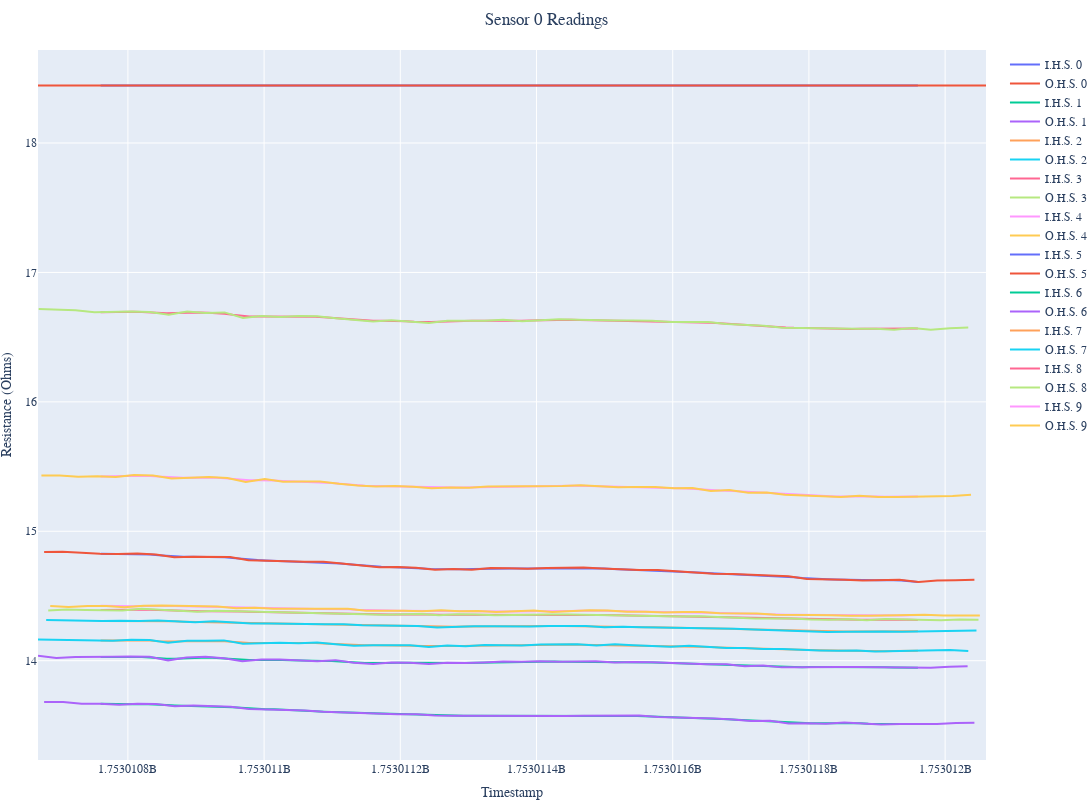
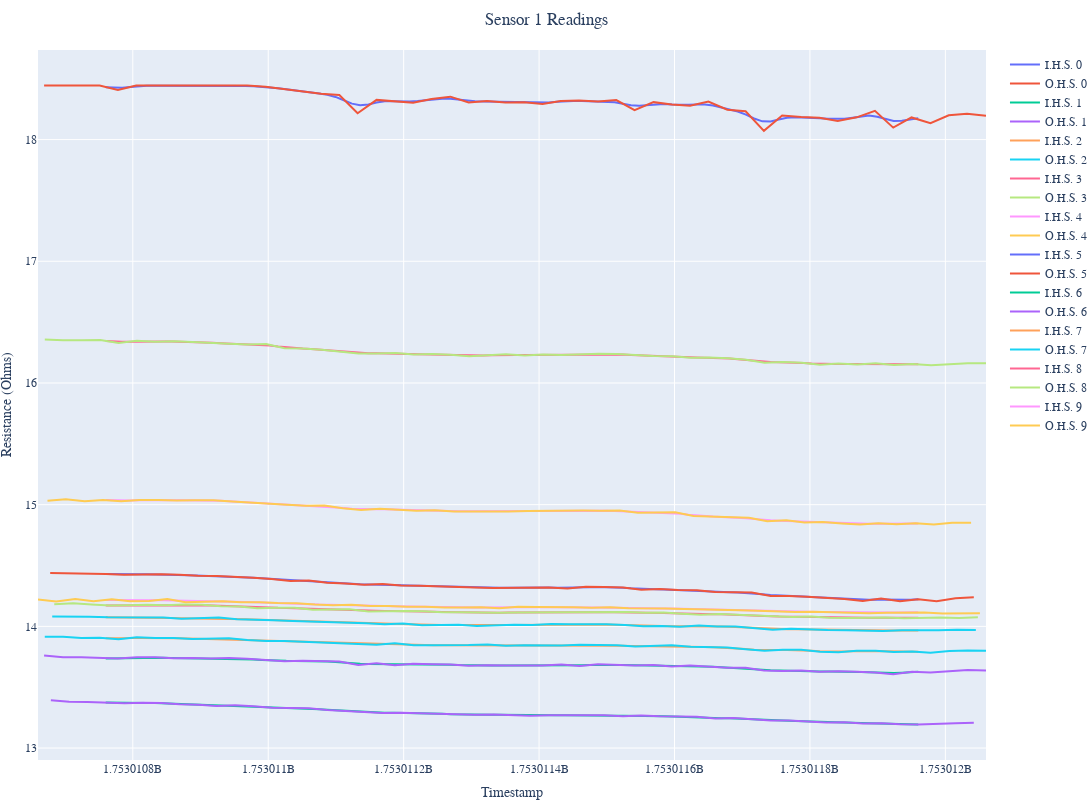
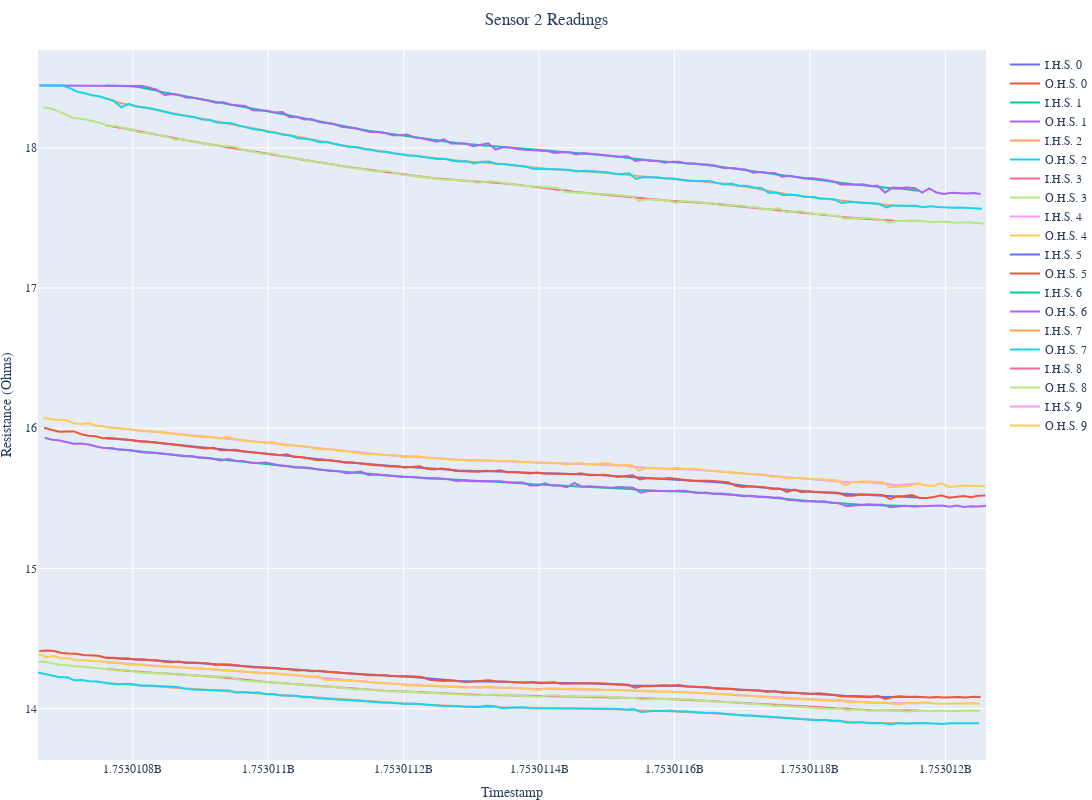
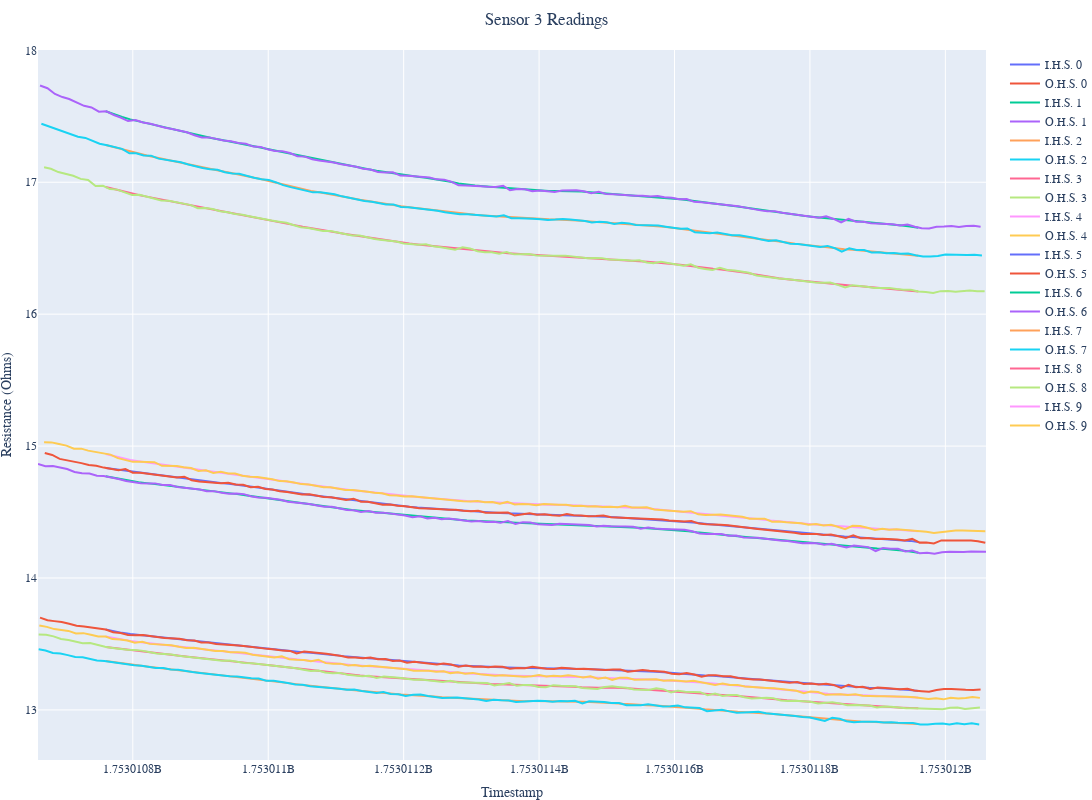

Notebook source saved alongside these figures, in order:
### Code cell
DAY = 9
matrix = "sample"
label = next((i for i in label_datetimes if i["day"] == DAY), None)

with open(f"data/day_{DAY}/raw.pkl", "rb") as f:
    raw_data = pickle.load(f)

for sensor in range(8):
    s_data = get_values_between_dates(
        matrix,
        sensor,
        raw_data,
        label["start"],
        label["end"])

    title = f"Sensor {sensor} Readings"
    fig = go.Figure()

    for hp in range(10):
        fig.add_trace(go.Scatter(x=s_data["t"],
                                 y=np.log(apply_lowpass_filter(
                                     s_data["hps"][hp], CUTOFF, FS, ORDER)),
                                 mode="lines",
                                 showlegend=True,
                                 name=f"I.H.S. {hp}"))

        fig.add_trace(go.Scatter(x=s_data["ot"][hp],
                                 y=np.log(s_data["ohps"][hp]),
                                 mode="lines",
                                 showlegend=True,
                                 name=f"O.H.S. {hp}"))

    fig.update_yaxes(title_text="Resistance (Ohms)")
    fig.update_xaxes(title_text="Timestamp")
    fig.update_layout(height=800, width=1200,
                      title_x=0.5,
                      font_family="Times New Roman",
                      title_font_family="Times New Roman",
                      title=dict(text=title, pad=dict(t=0, r=0, b=0, l=0)),
                      margin=dict(t=50, r=10, b=0, l=0))
    fig.show()
